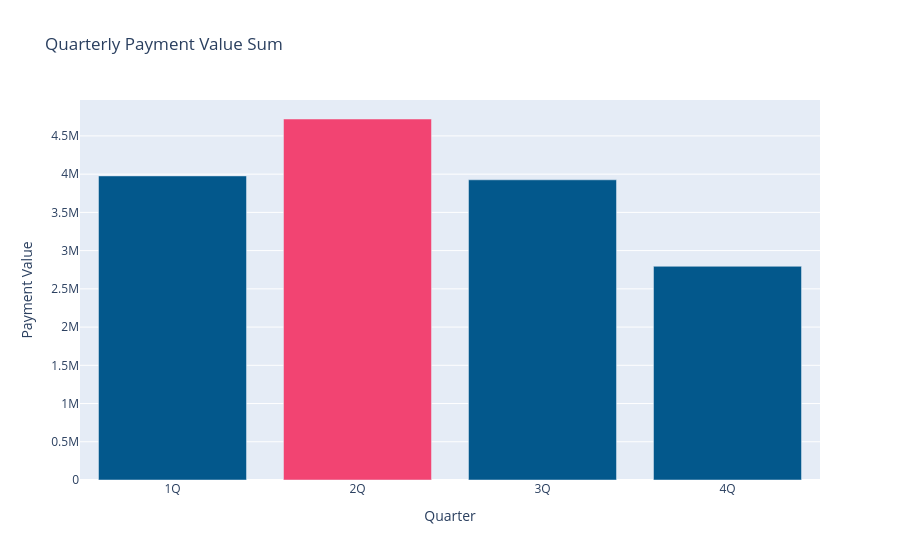

Notebook code cell kept with this figure:
### Code cell
import plotly.express as px

fig = px.bar(
    x = merged_order_payment_quarter.index,
    y = merged_order_payment_quarter["payment_value"],
    title = "Quarterly Payment Value Sum",
    labels = {
        "x": "Quarter",
        "y": "Payment Value"
    }
)

fig.update_traces(marker_color=colors)

fig.show()

### Figure 1 — Plotly figure (JSON) as saved in the notebook; plotly's stock layout.template omitted (floating-point values rounded to 4 significant figures)
{"data": [{"alignmentgroup": "True", "hovertemplate": "Quarter=%{x}<br>Payment Value=%{y}<extra></extra>", "legendgroup": "", "marker": {"color": ["#03588c", "#f24472", "#03588c", "#03588c"], "pattern": {"shape": ""}}, "name": "", "offsetgroup": "", "orientation": "v", "showlegend": false, "textposition": "auto", "type": "bar", "x": ["1Q", "2Q", "3Q", "4Q"], "xaxis": "x", "y": [3977000.0, 4721000.0, 3926000.0, 2795000.0], "yaxis": "y"}], "layout": {"barmode": "relative", "legend": {"tracegroupgap": 0}, "title": {"text": "Quarterly Payment Value Sum"}, "xaxis": {"anchor": "y", "domain": [0, 1], "title": {"text": "Quarter"}}, "yaxis": {"anchor": "x", "domain": [0, 1], "title": {"text": "Payment Value"}}}}
